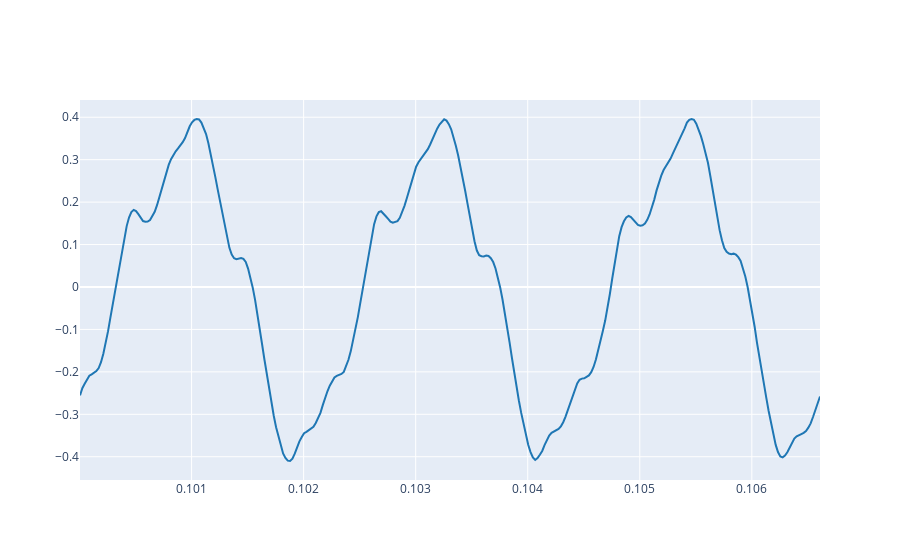

Notebook source saved alongside this figure:
### Markdown cell above
2.3. Plot three periods of the signal using the `plot_signals` function and selecting `t_start` and `t_end` arguments accordingly. Try to get the first periods of the audio signal but avoiding the attack section.

### Code cell
t_start = 0.1
t_end = t_start+3*T
plot_signals(ref, fs, t_start=t_start, t_end=t_end)
#fs= sampling rate
#ref=audio signal

### Figure 1 — Plotly figure (JSON) as saved in the notebook; plotly's stock layout.template omitted (floating-point values rounded to 4 significant figures; data arrays with more than 128 entries replaced by an {"elided": "..."} marker saying what was removed)
{"data": [{"line": {"color": "#1f77b4", "shape": "linear"}, "mode": "lines", "name": "audio signal 0", "type": "scatter", "x": {"elided": "318 float values"}, "y": {"elided": "318 float values"}}], "layout": {}}
